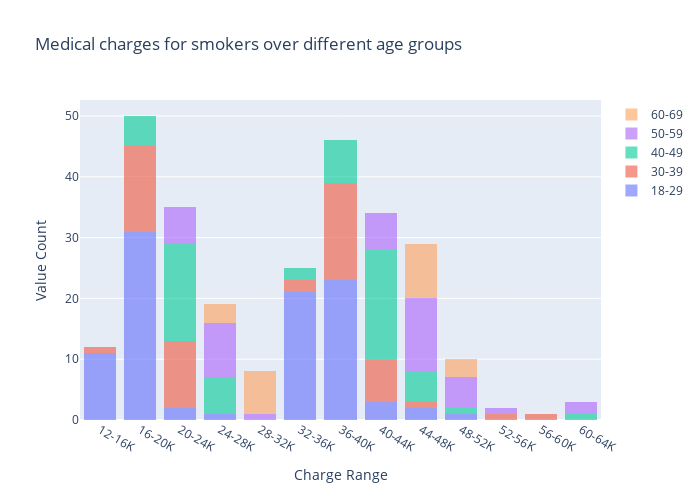

The notebook cell saved with this chart:
### Code cell
#### Smoker Charges VS Age
fig = go.Figure()

for age_range in df_plot.age_range.unique():
    fig.add_trace(go.Histogram(
        x=df_plot.loc[(df_plot.smoker=="yes")&(df_plot.age_range==age_range),"charge_range"],
        histnorm='',
        name=age_range, # name used in legend and hover labels
        opacity=0.6
    ))

fig.update_layout(width=700, height=500, barmode = 'stack', title = 'Medical charges for smokers over different age groups', 
          yaxis = dict(title = 'Value Count', automargin = True),
          xaxis = dict(title = 'Charge Range', automargin = True))
fig.update_xaxes(categoryarray=labels_charge)

fig.show()

### Figure 1 — Plotly figure (JSON) as saved in the notebook; plotly's stock layout.template omitted (floating-point values rounded to 4 significant figures)
{"data": [{"histnorm": "", "name": "18-29", "opacity": 0.6, "type": "histogram", "x": ["16-20K", "36-40K", "36-40K", "32-36K", "48-52K", "32-36K", "12-16K", "16-20K", "16-20K", "36-40K", "16-20K", "16-20K", "16-20K", "20-24K", "12-16K", "36-40K", "36-40K", "36-40K", "32-36K", "16-20K", "36-40K", "12-16K", "32-36K", "16-20K", "36-40K", "40-44K", "16-20K", "32-36K", "12-16K", "36-40K", "16-20K", "36-40K", "12-16K", "12-16K", "16-20K", "32-36K", "16-20K", "36-40K", "32-36K", "12-16K", "16-20K", "36-40K", "32-36K", "32-36K", "32-36K", "40-44K", "16-20K", "36-40K", "44-48K", "16-20K", "36-40K", "16-20K", "16-20K", "16-20K", "36-40K", "36-40K", "12-16K", "32-36K", "16-20K", "16-20K", "12-16K", "16-20K", "16-20K", "32-36K", "32-36K", "16-20K", "12-16K", "36-40K", "32-36K", "44-48K", "32-36K", "32-36K", "36-40K", "32-36K", "40-44K", "36-40K", "36-40K", "16-20K", "16-20K", "36-40K", "32-36K", "16-20K", "24-28K", "20-24K", "16-20K", "16-20K", "32-36K", "16-20K", "12-16K", "36-40K", "32-36K", "16-20K", "32-36K", "36-40K", "16-20K"]}, {"histnorm": "", "name": "30-39", "opacity": 0.6, "type": "histogram", "x": ["36-40K", "36-40K", "36-40K", "36-40K", "36-40K", "36-40K", "12-16K", "32-36K", "16-20K", "40-44K", "20-24K", "16-20K", "16-20K", "20-24K", "36-40K", "32-36K", "20-24K", "16-20K", "36-40K", "36-40K", "20-24K", "36-40K", "56-60K", "40-44K", "40-44K", "20-24K", "40-44K", "40-44K", "16-20K", "40-44K", "16-20K", "16-20K", "16-20K", "52-56K", "20-24K", "36-40K", "44-48K", "16-20K", "16-20K", "36-40K", "20-24K", "16-20K", "20-24K", "36-40K", "16-20K", "16-20K", "40-44K", "36-40K", "16-20K", "36-40K", "20-24K", "36-40K", "20-24K", "20-24K"]}, {"histnorm": "", "name": "40-49", "opacity": 0.6, "type": "histogram", "x": ["20-24K", "20-24K", "36-40K", "40-44K", "16-20K", "20-24K", "20-24K", "16-20K", "40-44K", "44-48K", "40-44K", "20-24K", "40-44K", "40-44K", "40-44K", "16-20K", "20-24K", "48-52K", "36-40K", "20-24K", "44-48K", "44-48K", "40-44K", "20-24K", "40-44K", "32-36K", "40-44K", "44-48K", "40-44K", "20-24K", "24-28K", "20-24K", "36-40K", "40-44K", "24-28K", "40-44K", "44-48K", "16-20K", "20-24K", "32-36K", "36-40K", "40-44K", "24-28K", "16-20K", "40-44K", "20-24K", "36-40K", "20-24K", "36-40K", "24-28K", "40-44K", "24-28K", "40-44K", "20-24K", "20-24K", "40-44K", "24-28K", "60-64K", "36-40K", "20-24K", "40-44K"]}, {"histnorm": "", "name": "50-59", "opacity": 0.6, "type": "histogram", "x": ["48-52K", "44-48K", "20-24K", "40-44K", "28-32K", "20-24K", "44-48K", "40-44K", "24-28K", "48-52K", "44-48K", "24-28K", "24-28K", "40-44K", "24-28K", "24-28K", "20-24K", "48-52K", "60-64K", "24-28K", "24-28K", "44-48K", "44-48K", "40-44K", "20-24K", "40-44K", "24-28K", "44-48K", "44-48K", "24-28K", "48-52K", "44-48K", "40-44K", "20-24K", "44-48K", "48-52K", "44-48K", "44-48K", "52-56K", "20-24K", "60-64K", "44-48K"]}, {"histnorm": "", "name": "60-69", "opacity": 0.6, "type": "histogram", "x": ["24-28K", "44-48K", "28-32K", "44-48K", "48-52K", "28-32K", "44-48K", "44-48K", "48-52K", "28-32K", "44-48K", "44-48K", "28-32K", "24-28K", "44-48K", "28-32K", "48-52K", "24-28K", "44-48K", "44-48K", "28-32K", "28-32K"]}], "layout": {"barmode": "stack", "height": 500, "title": {"text": "Medical charges for smokers over different age groups"}, "width": 700, "xaxis": {"automargin": true, "categoryarray": ["0-4K", "4-8K", "8-12K", "12-16K", "16-20K", "20-24K", "24-28K", "28-32K", "32-36K", "36-40K", "40-44K", "44-48K", "48-52K", "52-56K", "56-60K", "60-64K", "64-68K", "68-72K", "72-76K", "76-80K"], "title": {"text": "Charge Range"}}, "yaxis": {"automargin": true, "title": {"text": "Value Count"}}}}
